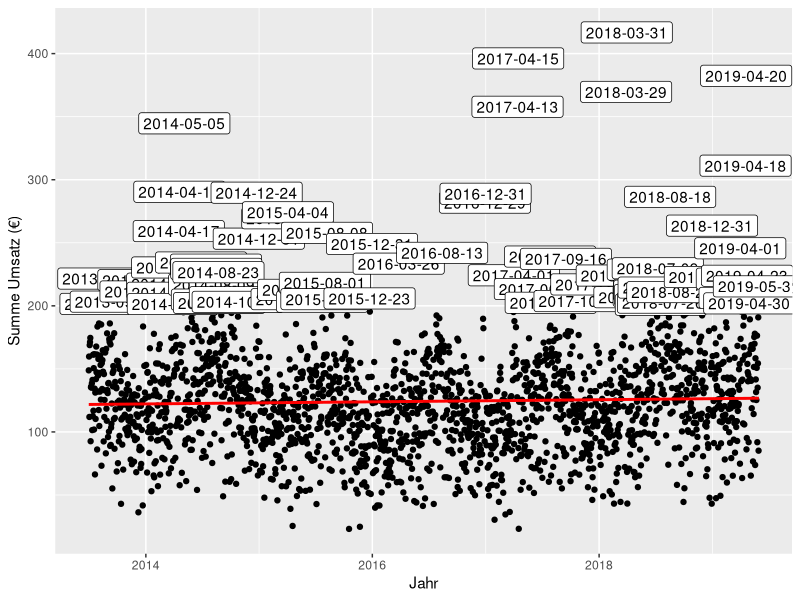

R code for this plot:



##############################################################################################################
#title: "Lineare Regression"
#Ziel: Erstellen einer linearen Regression , nach http://r-statistics.co/Linear-Regression.html
#Autor: "Merle Oelbüttel"
#Datum des Erstellens: 06.01.2020
################################################################################################################

#Bibliotheken
library(readr)
library(tidyverse)
library(lubridate)
library(ggplot2)
library(dplyr)

#Einlsen der Daten
umsatz <- read_csv("umsatzdaten_gekuerzt.csv", 
                   col_types = cols(Datum = col_datetime(format = " %Y-%m-%d   "))) #Eingeben des Datums

##Für Warengruppe 1
w1<-filter(umsatz, Warengruppe==1) #filtern Warengruppe 1



#scatter plot

ggplot(w1, aes(x=Datum, y=Umsatz)) +
  geom_point() +
  geom_smooth(method=lm , color="red", se=FALSE) +
  geom_label( 
   data=w1 %>% filter(Umsatz>=200), # alles mit einer Summe ab 2000€ gelabelt
    aes(label=Datum)
  )+
  xlab("Jahr")+
  ylab("Summe Umsatz (€)")
ggtitle("Umsatz über den gesamten Zeitraum von w1")# scatterplot


#Tabelle nach Umsatz sortieren
w1<- arrange(w1, desc(Umsatz))

#überprüfen, ob die Werte durch Feiertage/ Ferien beeinflusst sind

besonderes<-read_delim("Variablen.csv", 
                                   ";", escape_double = FALSE, col_types = cols(Datum = col_date(format = "%d.%m.%Y")), 
                                   trim_ws = TRUE)

Feiertage<-filter(besonderes, Feiertage==1)

#heraus
